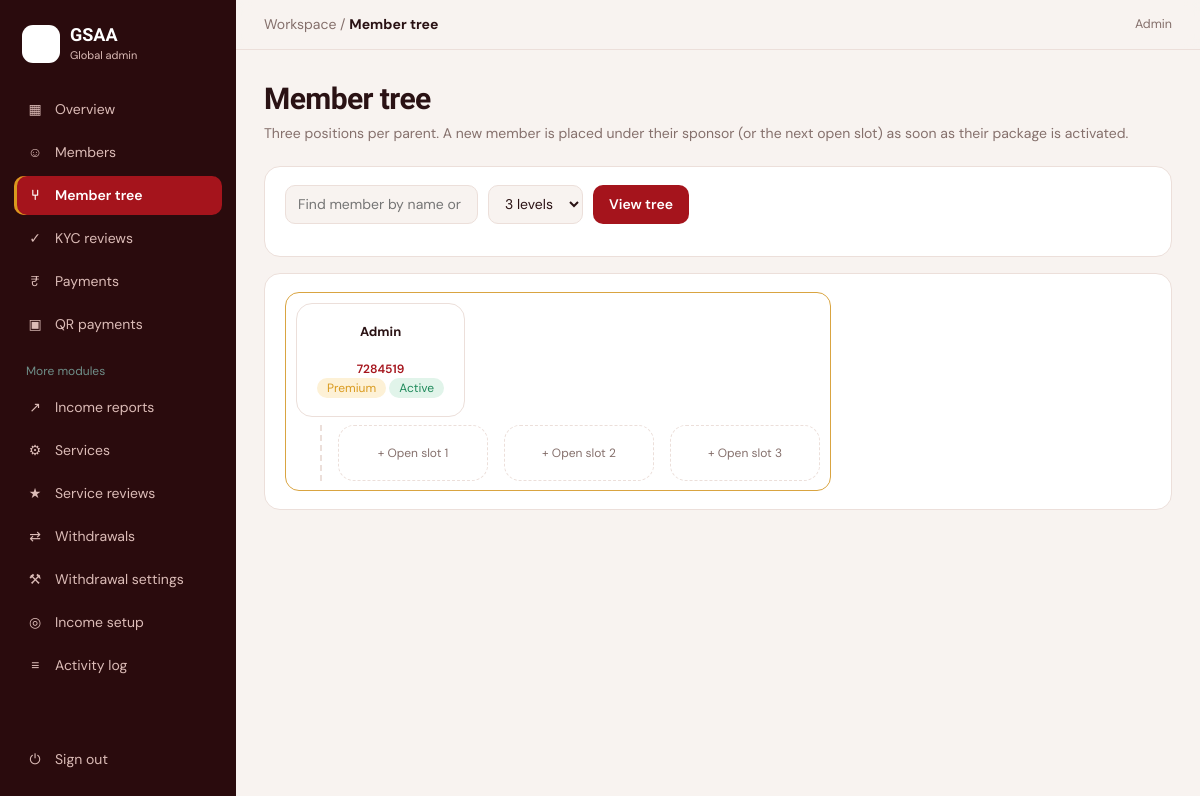
/admin/tree.php (signed in), run on the app's committed database.
### tables this page shows
CREATE TABLE IF NOT EXISTS members (
  id INT AUTO_INCREMENT PRIMARY KEY,
  member_code VARCHAR(10) NOT NULL UNIQUE,
  name VARCHAR(120) NOT NULL,
  phone VARCHAR(20) NOT NULL UNIQUE,
  email VARCHAR(160) NULL,
  password_hash VARCHAR(255) NOT NULL,
  sponsor_id INT NULL,
  parent_id INT NULL,
  slot TINYINT NULL COMMENT '1,2,3 - which of the parent''s 3 positions',
  package_code VARCHAR(20) NOT NULL DEFAULT 'none',
  status ENUM('active','inactive','blocked') NOT NULL DEFAULT 'inactive',
  kyc_status ENUM('pending','approved','rejected') NOT NULL DEFAULT 'pending',
  wallet_balance DECIMAL(12,2) NOT NULL DEFAULT 0,
  created_at DATETIME NOT NULL DEFAULT CURRENT_TIMESTAMP,
  CONSTRAINT fk_members_sponsor FOREIGN KEY (sponsor_id) REFERENCES members(id) ON DELETE SET NULL,
  CONSTRAINT fk_members_parent FOREIGN KEY (parent_id) REFERENCES members(id) ON DELETE SET NULL,
  INDEX idx_sponsor (sponsor_id), INDEX idx_parent (parent_id), INDEX idx_status (status)
);

### admin/tree.php (the view, shortened to what this page needs)
<?php
require __DIR__ . '/_top.php';
$pdo = db();
$rootCode = trim($_GET['root'] ?? '');
if ($rootCode !== '') {
    $stmt = $pdo->prepare('SELECT id FROM members WHERE member_code = ? OR name LIKE ?');
    $stmt->execute([$rootCode, "%$rootCode%"]);
    $r = $stmt->fetch();
    $rootId = $r ? (int)$r['id'] : 1;
} else {
    $rootId = 1;
}
$levelsToShow = max(1, min(5, (int)($_GET['levels'] ?? 3)));
function load_children(PDO $pdo, int $parentId): array
{
    $stmt = $pdo->prepare('SELECT id, member_code, name, package_code, status FROM members WHERE parent_id = ? ORDER BY slot');
    $stmt->execute([$parentId]);
    return $stmt->fetchAll();
}
$rootStmt = $pdo->prepare('SELECT id, member_code, name, package_code, status FROM members WHERE id = ?');
$rootStmt->execute([$rootId]);
$root = $rootStmt->fetch();
?>
<h1>Member tree</h1><p class="sub">Three positions per parent. A new member is placed under their sponsor (or the next open slot) as soon as their package is activated.</p>
<div class="card" style="margin-bottom:16px">
<form class="tools" method="get">
<input name="root" placeholder="Find member by name or ID" value="<?= htmlspecialchars($rootCode) ?>">
<select name="levels"><?php foreach ([1,2,3,4,5] as $lv): ?><option value="<?= $lv ?>" <?= $levelsToShow===$lv?'selected':'' ?>><?= $lv ?> levels</option><?php endforeach; ?></select>
<button class="btn">View tree</button>
</form>
</div>
<?php if (!$root): ?>
<div class="card">No member found.</div>
<?php else: ?>
<div class="card" style="overflow-x:auto">
<?php
function render_node(PDO $pdo, array $node, int $depth, int $maxDepth): void {
    $pkgTag = $node['package_code']==='none' ? '' : '<span class="tag gold">'.ucfirst($node['package_code']).'</span>';
    echo '<div class="node"><div class="card" style="display:inline-block;min-width:150px;text-align:center;margin-bottom:8px"><b>'.htmlspecialchars($node['name']).'</b><br><span class="mid">'.htmlspecialchars($node['member_code']).'</span><br>'.$pkgTag.' <span class="tag '.($node['status']==='active'?'ok':'').'">'.ucfirst($node['status']).'</span></div>';
    if ($depth < $maxDepth) {
        $children = load_children($pdo, (int)$node['id']);
        echo '<div style="display:flex;gap:16px;margin-left:24px;border-left:2px dashed var(--line);padding-left:16px;flex-wrap:wrap">';
        for ($i = 0; $i < 3; $i++) {
            if (isset($children[$i])) {
                render_node($pdo, $children[$i], $depth + 1, $maxDepth);
            } else {
                echo '<div class="card" style="min-width:150px;text-align:center;color:var(--mut);border-style:dashed">+ Open slot '.($i+1).'</div>';
            }
        }
        echo '</div>';
    }
    echo '</div>';
}
render_node($pdo, $root, 0, $levelsToShow);
?>
</div>
<?php endif; ?>
<?php require __DIR__ . '/_bottom.php'; ?>

### assets/style.css (style rules this page uses)
:root { --bg:#f8f3f0;--card:#fff;--ink:#2a1214;--mut:#85706c;--line:#ecdfda;--em:#a5141c;--em2:#c9242c;--soft:#fbe8e5;--gold:#d99a1e;--goldsoft:#fdf1d6;--side:#2a0b0d;--sidetx:#dcbcb7;--bad:#c2410c;--badsoft:#fde9dd;--ok:#1f8a5b;--oksoft:#e1f4ea;--tl:#d9a441;color-scheme:light }
* { box-sizing:border-box;margin:0 }
:root { padding-top:env(safe-area-inset-top,0px);padding-bottom:env(safe-area-inset-bottom,0px) }
html,body { height:100% }
body { background:var(--bg);color:var(--ink);font:14px/1.5 'DM Sans',system-ui,sans-serif;display:flex }
h1,h2,h3,.num { font-family:'Bricolage Grotesque','DM Sans',sans-serif;letter-spacing:-.02em }
button { font:inherit;cursor:pointer }
h1 { font-size:30px;margin-bottom:2px }
.sub { color:var(--mut);margin-bottom:22px }
.card { background:var(--card);border:1px solid var(--line);border-radius:16px;padding:18px 20px }
.tools { display:flex;gap:10px;flex-wrap:wrap;margin-bottom:14px }
input,select { border:1px solid var(--line);background:var(--bg);color:var(--ink);border-radius:10px;padding:8px 12px;font:inherit }
.btn { background:var(--em);color:#fff;border:0;border-radius:10px;padding:8px 16px;font-weight:600 }
.tag { display:inline-block;padding:1px 10px;border-radius:99px;font-size:12px;background:var(--line);color:var(--mut) }
.tag.ok { background:var(--oksoft);color:var(--ok) }
.tag.gold { background:var(--goldsoft);color:var(--gold) }
.mid { color:var(--em);font-weight:600 }
.node { display:inline-block;min-width:112px;background:var(--card);border:1px solid var(--tl);border-radius:14px;padding:9px 10px;font-size:12px }
.node b { display:block;font-size:13px }
.card { transition:transform .25s,box-shadow .25s,border-color .25s }
.btn { transition:transform .15s,background .2s }
.node { position:relative;padding-top:10px;min-width:118px;border-color:var(--lc,var(--tl)) }

### data on the page
members: name "Admin", member_code "7284519", package_code "Premium", status "Active"

### other printed values
$icon "▦ ☺ ⑂ ✓ ₹ ▣ ↗ ⚙ ★ ⇄ ⚒ ◎ ≡"
$label "Overview Members Member tree KYC reviews Payments QR payments Income reports Services Service reviews Withdrawals Withdrawal settings Income setup Activity log"
$PAGE_CRUMB "Member tree"
$_SESSION['name'] "Admin"
form field levels "3 levels"
